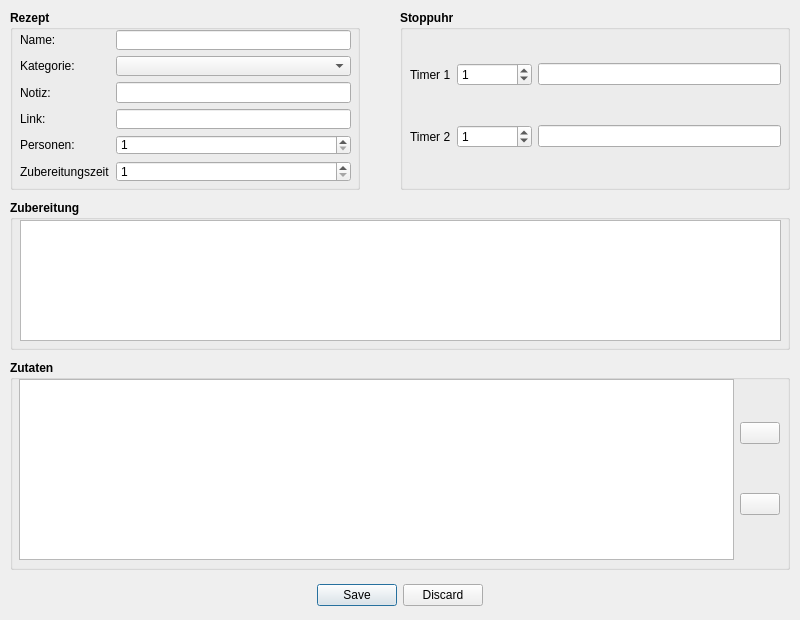
<?xml version="1.0" encoding="UTF-8"?>
<ui version="4.0">
 <class>RecipeDialog</class>
 <widget class="QDialog" name="RecipeDialog">
  <property name="geometry">
   <rect>
    <x>0</x>
    <y>0</y>
    <width>800</width>
    <height>620</height>
   </rect>
  </property>
  <property name="windowTitle">
   <string>Dialog</string>
  </property>
  <widget class="QGroupBox" name="groupBox_Ingredients">
   <property name="geometry">
    <rect>
     <x>10</x>
     <y>360</y>
     <width>780</width>
     <height>210</height>
    </rect>
   </property>
   <property name="font">
    <font>
     <weight>75</weight>
     <bold>true</bold>
    </font>
   </property>
   <property name="toolTip">
    <string>Zutatenliste für das Rezept</string>
   </property>
   <property name="title">
    <string>Zutaten</string>
   </property>
   <widget class="QWidget" name="horizontalLayoutWidget">
    <property name="geometry">
     <rect>
      <x>9</x>
      <y>19</y>
      <width>761</width>
      <height>181</height>
     </rect>
    </property>
    <layout class="QHBoxLayout" name="horizontalLayout_3">
     <item>
      <widget class="QTableView" name="tableView_Ingredients">
       <property name="font">
        <font>
         <weight>50</weight>
         <bold>false</bold>
        </font>
       </property>
       <property name="toolTip">
        <string>Zutatenliste</string>
       </property>
       <property name="sizeAdjustPolicy">
        <enum>QAbstractScrollArea::AdjustIgnored</enum>
       </property>
       <attribute name="horizontalHeaderHighlightSections">
        <bool>false</bool>
       </attribute>
       <attribute name="verticalHeaderHighlightSections">
        <bool>true</bool>
       </attribute>
      </widget>
     </item>
     <item>
      <layout class="QVBoxLayout" name="verticalLayout_3">
       <item>
        <widget class="QPushButton" name="pushButton_AddIngredients">
         <property name="font">
          <font>
           <weight>50</weight>
           <bold>false</bold>
          </font>
         </property>
         <property name="toolTip">
          <string>Zutat hinzufügen</string>
         </property>
         <property name="text">
          <string/>
         </property>
         <property name="icon">
          <iconset resource="../../Ressources.qrc">
           <normaloff>:/Icon/Ressources/Icons/icons8-add-property-64.png</normaloff>:/Icon/Ressources/Icons/icons8-add-property-64.png</iconset>
         </property>
         <property name="iconSize">
          <size>
           <width>32</width>
           <height>32</height>
          </size>
         </property>
         <property name="shortcut">
          <string>Ctrl+N</string>
         </property>
        </widget>
       </item>
       <item>
        <widget class="QPushButton" name="pushButton_RemoveIngredients">
         <property name="font">
          <font>
           <weight>50</weight>
           <bold>false</bold>
          </font>
         </property>
         <property name="toolTip">
          <string>Zutat entfernen</string>
         </property>
         <property name="text">
          <string/>
         </property>
         <property name="icon">
          <iconset resource="../../Ressources.qrc">
           <normaloff>:/Icon/Ressources/Icons/icons8-remove-property-64.png</normaloff>:/Icon/Ressources/Icons/icons8-remove-property-64.png</iconset>
         </property>
         <property name="iconSize">
          <size>
           <width>32</width>
           <height>32</height>
          </size>
         </property>
         <property name="shortcut">
          <string>Ctrl+D</string>
         </property>
        </widget>
       </item>
      </layout>
     </item>
    </layout>
   </widget>
  </widget>
  <widget class="QGroupBox" name="groupBox_Timer">
   <property name="geometry">
    <rect>
     <x>400</x>
     <y>10</y>
     <width>390</width>
     <height>180</height>
    </rect>
   </property>
   <property name="font">
    <font>
     <weight>75</weight>
     <bold>true</bold>
    </font>
   </property>
   <property name="title">
    <string>Stoppuhr</string>
   </property>
   <widget class="QWidget" name="verticalLayoutWidget">
    <property name="geometry">
     <rect>
      <x>10</x>
      <y>20</y>
      <width>371</width>
      <height>151</height>
     </rect>
    </property>
    <layout class="QVBoxLayout" name="verticalLayout">
     <item>
      <layout class="QHBoxLayout" name="horizontalLayout">
       <item>
        <widget class="QLabel" name="label_Timer1">
         <property name="font">
          <font>
           <weight>50</weight>
           <bold>false</bold>
          </font>
         </property>
         <property name="text">
          <string>Timer 1</string>
         </property>
        </widget>
       </item>
       <item>
        <widget class="QSpinBox" name="spinBox_Timer1">
         <property name="minimumSize">
          <size>
           <width>75</width>
           <height>0</height>
          </size>
         </property>
         <property name="baseSize">
          <size>
           <width>0</width>
           <height>0</height>
          </size>
         </property>
         <property name="font">
          <font>
           <weight>50</weight>
           <bold>false</bold>
          </font>
         </property>
         <property name="toolTip">
          <string>Stoppuhr 1</string>
         </property>
         <property name="suffix">
          <string/>
         </property>
         <property name="minimum">
          <number>0</number>
         </property>
         <property name="maximum">
          <number>99999</number>
         </property>
         <property name="value">
          <number>1</number>
         </property>
        </widget>
       </item>
       <item>
        <widget class="QLineEdit" name="lineEdit_Timer1">
         <property name="font">
          <font>
           <weight>50</weight>
           <bold>false</bold>
          </font>
         </property>
         <property name="toolTip">
          <string>Beschreibung für Stoppuhr 1</string>
         </property>
         <property name="text">
          <string/>
         </property>
         <property name="clearButtonEnabled">
          <bool>true</bool>
         </property>
        </widget>
       </item>
      </layout>
     </item>
     <item>
      <layout class="QHBoxLayout" name="horizontalLayout_2">
       <item>
        <widget class="QLabel" name="label_Timer2">
         <property name="font">
          <font>
           <weight>50</weight>
           <bold>false</bold>
          </font>
         </property>
         <property name="text">
          <string>Timer 2</string>
         </property>
        </widget>
       </item>
       <item>
        <widget class="QSpinBox" name="spinBox_Timer2">
         <property name="minimumSize">
          <size>
           <width>75</width>
           <height>0</height>
          </size>
         </property>
         <property name="font">
          <font>
           <weight>50</weight>
           <bold>false</bold>
          </font>
         </property>
         <property name="toolTip">
          <string>Stoppuhr 2</string>
         </property>
         <property name="suffix">
          <string/>
         </property>
         <property name="minimum">
          <number>0</number>
         </property>
         <property name="maximum">
          <number>99999</number>
         </property>
         <property name="value">
          <number>1</number>
         </property>
        </widget>
       </item>
       <item>
        <widget class="QLineEdit" name="lineEdit_Timer2">
         <property name="font">
          <font>
           <weight>50</weight>
           <bold>false</bold>
          </font>
         </property>
         <property name="toolTip">
          <string>Beschreibung für Stoppuhr 2</string>
         </property>
         <property name="text">
          <string/>
         </property>
         <property name="clearButtonEnabled">
          <bool>true</bool>
         </property>
        </widget>
       </item>
      </layout>
     </item>
    </layout>
   </widget>
  </widget>
  <widget class="QGroupBox" name="groupBox_Description">
   <property name="geometry">
    <rect>
     <x>10</x>
     <y>200</y>
     <width>780</width>
     <height>150</height>
    </rect>
   </property>
   <property name="font">
    <font>
     <weight>75</weight>
     <bold>true</bold>
    </font>
   </property>
   <property name="title">
    <string>Zubereitung</string>
   </property>
   <widget class="QPlainTextEdit" name="plainTextEdit_Description">
    <property name="geometry">
     <rect>
      <x>10</x>
      <y>20</y>
      <width>761</width>
      <height>121</height>
     </rect>
    </property>
    <property name="font">
     <font>
      <weight>50</weight>
      <bold>false</bold>
     </font>
    </property>
    <property name="toolTip">
     <string>Anleitung zur Zubereitung</string>
    </property>
    <property name="plainText">
     <string/>
    </property>
   </widget>
  </widget>
  <widget class="QDialogButtonBox" name="buttonBox_Close">
   <property name="geometry">
    <rect>
     <x>10</x>
     <y>580</y>
     <width>780</width>
     <height>30</height>
    </rect>
   </property>
   <property name="standardButtons">
    <set>QDialogButtonBox::Discard|QDialogButtonBox::Save</set>
   </property>
   <property name="centerButtons">
    <bool>true</bool>
   </property>
  </widget>
  <widget class="QGroupBox" name="groupBox_Recipe">
   <property name="geometry">
    <rect>
     <x>10</x>
     <y>10</y>
     <width>350</width>
     <height>180</height>
    </rect>
   </property>
   <property name="font">
    <font>
     <weight>75</weight>
     <bold>true</bold>
    </font>
   </property>
   <property name="title">
    <string>Rezept</string>
   </property>
   <widget class="QWidget" name="formLayoutWidget">
    <property name="geometry">
     <rect>
      <x>10</x>
      <y>20</y>
      <width>331</width>
      <height>152</height>
     </rect>
    </property>
    <layout class="QFormLayout" name="formLayout">
     <item row="0" column="0">
      <widget class="QLabel" name="label_Name">
       <property name="font">
        <font>
         <weight>50</weight>
         <bold>false</bold>
        </font>
       </property>
       <property name="text">
        <string>Name:</string>
       </property>
      </widget>
     </item>
     <item row="0" column="1">
      <widget class="QLineEdit" name="lineEdit_Name">
       <property name="font">
        <font>
         <weight>50</weight>
         <bold>false</bold>
        </font>
       </property>
       <property name="toolTip">
        <string>Name des Rezeptes</string>
       </property>
       <property name="text">
        <string/>
       </property>
       <property name="cursorPosition">
        <number>0</number>
       </property>
       <property name="clearButtonEnabled">
        <bool>true</bool>
       </property>
      </widget>
     </item>
     <item row="1" column="0">
      <widget class="QLabel" name="label_Category">
       <property name="font">
        <font>
         <weight>50</weight>
         <bold>false</bold>
        </font>
       </property>
       <property name="text">
        <string>Kategorie:</string>
       </property>
      </widget>
     </item>
     <item row="2" column="0">
      <widget class="QLabel" name="label_Note">
       <property name="font">
        <font>
         <weight>50</weight>
         <bold>false</bold>
        </font>
       </property>
       <property name="text">
        <string>Notiz:</string>
       </property>
      </widget>
     </item>
     <item row="2" column="1">
      <widget class="QLineEdit" name="lineEdit_Note">
       <property name="font">
        <font>
         <weight>50</weight>
         <bold>false</bold>
        </font>
       </property>
       <property name="toolTip">
        <string>Notiz zu dem Rezept</string>
       </property>
       <property name="text">
        <string/>
       </property>
       <property name="cursorPosition">
        <number>0</number>
       </property>
       <property name="clearButtonEnabled">
        <bool>true</bool>
       </property>
      </widget>
     </item>
     <item row="3" column="0">
      <widget class="QLabel" name="label_Link">
       <property name="font">
        <font>
         <weight>50</weight>
         <bold>false</bold>
        </font>
       </property>
       <property name="text">
        <string>Link:</string>
       </property>
      </widget>
     </item>
     <item row="3" column="1">
      <widget class="QLineEdit" name="lineEdit_Link">
       <property name="font">
        <font>
         <weight>50</weight>
         <bold>false</bold>
        </font>
       </property>
       <property name="toolTip">
        <string>Link zu dem Rezept</string>
       </property>
       <property name="text">
        <string/>
       </property>
       <property name="cursorPosition">
        <number>0</number>
       </property>
       <property name="clearButtonEnabled">
        <bool>true</bool>
       </property>
      </widget>
     </item>
     <item row="4" column="0">
      <widget class="QLabel" name="label_Persons">
       <property name="font">
        <font>
         <weight>50</weight>
         <bold>false</bold>
        </font>
       </property>
       <property name="text">
        <string>Personen:</string>
       </property>
      </widget>
     </item>
     <item row="4" column="1">
      <widget class="QSpinBox" name="spinBox_Persons">
       <property name="font">
        <font>
         <weight>50</weight>
         <bold>false</bold>
        </font>
       </property>
       <property name="toolTip">
        <string>Portionsgröße des Rezeptes</string>
       </property>
       <property name="minimum">
        <number>1</number>
       </property>
      </widget>
     </item>
     <item row="5" column="0">
      <widget class="QLabel" name="label_CookingTime">
       <property name="font">
        <font>
         <weight>50</weight>
         <bold>false</bold>
        </font>
       </property>
       <property name="text">
        <string>Zubereitungszeit</string>
       </property>
      </widget>
     </item>
     <item row="1" column="1">
      <widget class="QComboBox" name="comboBox_Category">
       <property name="font">
        <font>
         <weight>50</weight>
         <bold>false</bold>
        </font>
       </property>
       <property name="toolTip">
        <string>Kategorie des Rezeptes</string>
       </property>
      </widget>
     </item>
     <item row="5" column="1">
      <widget class="QSpinBox" name="spinBox_CookingTime">
       <property name="font">
        <font>
         <weight>50</weight>
         <bold>false</bold>
        </font>
       </property>
       <property name="toolTip">
        <string>Zubereitungszeit</string>
       </property>
       <property name="suffix">
        <string/>
       </property>
       <property name="prefix">
        <string/>
       </property>
       <property name="minimum">
        <number>1</number>
       </property>
       <property name="maximum">
        <number>999</number>
       </property>
       <property name="stepType">
        <enum>QAbstractSpinBox::DefaultStepType</enum>
       </property>
      </widget>
     </item>
    </layout>
    <zorder>label_Name</zorder>
    <zorder>lineEdit_Name</zorder>
    <zorder>label_Category</zorder>
    <zorder>label_Note</zorder>
    <zorder>label_CookingTime</zorder>
    <zorder>spinBox_CookingTime</zorder>
    <zorder>label_Persons</zorder>
    <zorder>spinBox_Persons</zorder>
    <zorder>label_Link</zorder>
    <zorder>lineEdit_Link</zorder>
    <zorder>lineEdit_Note</zorder>
    <zorder>comboBox_Category</zorder>
   </widget>
  </widget>
 </widget>
 <resources>
  <include location="../../Ressources.qrc"/>
 </resources>
 <connections/>
</ui>
